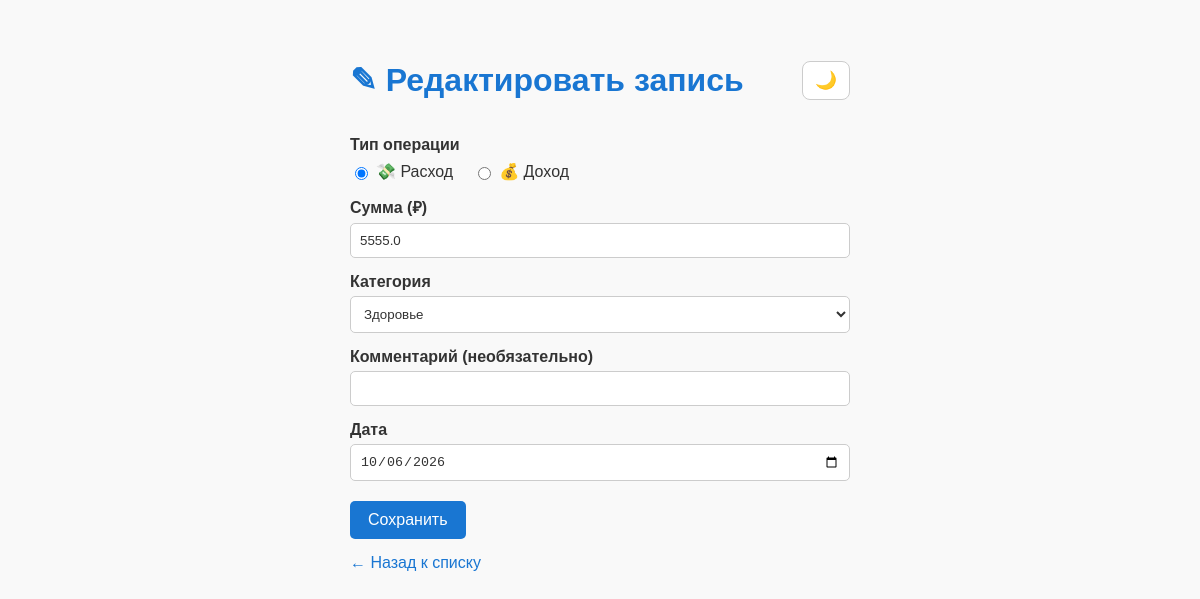
The app's page /edit/4 with its own data.
### tables this page shows
CREATE TABLE expenses (
            id INTEGER PRIMARY KEY AUTOINCREMENT,
            amount REAL NOT NULL,
            category TEXT NOT NULL,
            comment TEXT,
            date TEXT NOT NULL
        , type TEXT NOT NULL DEFAULT 'expense');

### app.py (the view, shortened to what this page needs)
@app.route("/edit/<int:expense_id>", methods=["GET", "POST"])
def edit(expense_id):
    conn = get_db()
    expense = conn.execute("SELECT * FROM expenses WHERE id = ?", (expense_id,)).fetchone()
    if expense is None:
        conn.close()
        return "Запись не найдена", 404
    conn.close()
    return render_template("add.html", expense=expense)

### app.py (called while the page is built)
def get_db():
    conn = sqlite3.connect(DB_NAME)
    conn.row_factory = sqlite3.Row
    return conn

### templates/add.html (shortened to what this page needs)
<!DOCTYPE html>
<html lang="ru">
<head>
</head>
<body>
    <div class="header-row">
        <h1>{% if expense %}✎ Редактировать{% else %}➕ Добавить{% endif %} запись</h1>
        <button class="theme-toggle" id="themeToggle" onclick="toggleTheme()">🌙</button>
    </div>
    <form method="post">
        <label>Тип операции</label>
        <div class="radio-group">
            <label>
                <input type="radio" name="type" value="expense"
                       {% if not expense or expense.type == "expense" %}checked{% endif %}>
                💸 Расход
            </label>
            <label>
                <input type="radio" name="type" value="income"
                       {% if expense and expense.type == "income" %}checked{% endif %}>
                💰 Доход
            </label>
        </div>
        <label>Сумма (₽)</label>
        <input type="number" name="amount" step="0.01" min="0" required
               value="{{ expense.amount if expense else '' }}">
        <label>Категория</label>
        <select name="category" required>
            {% set cats = ['Еда', 'Транспорт', 'Развлечения', 'Жильё', 'Здоровье',
                           'Зарплата', 'Фриланс', 'Подарок', 'Другое'] %}
            {% for cat in cats %}
                <option value="{{ cat }}"
                    {% if expense and expense.category == cat %}selected{% endif %}>
                    {{ cat }}
                </option>
            {% endfor %}
        </select>
        <label>Комментарий (необязательно)</label>
        <input type="text" name="comment" maxlength="100"
               value="{{ expense.comment if expense else '' }}">
        <label>Дата</label>
        <input type="date" name="date"
               value="{{ expense.date if expense else '' }}">
        <button type="submit">{% if expense %}Сохранить{% else %}Добавить{% endif %}</button>
    </form>
    <a href="/">← Назад к списку</a>
</body>
</html>

### templates/add.html (style rules this page uses)
:root { --bg: #f9f9f9; --text: #333; --card-bg: #ffffff; --heading: #1976d2; --border: #ccc; --btn-bg: #1976d2; }
* { transition: background 0.2s, color 0.2s; }
body { font-family: Arial, sans-serif; max-width: 500px; margin: 40px auto; padding: 0 15px; background: var(--bg); color: var(--text); }
.header-row { display: flex; justify-content: space-between; align-items: center; }
h1 { color: var(--heading); }
.theme-toggle { background: var(--card-bg); border: 1px solid var(--border); color: var(--text); padding: 8px 12px; border-radius: 8px; cursor: pointer; font-size: 1.1em; }
label { display: block; margin-top: 15px; font-weight: bold; }
input, select { width: 100%; padding: 9px; margin-top: 5px; border: 1px solid var(--border); border-radius: 5px; box-sizing: border-box; background: var(--card-bg); color: var(--text); }
.radio-group { display: flex; gap: 20px; margin-top: 8px; }
.radio-group label { font-weight: normal; margin: 0; display: flex; align-items: center; gap: 5px; }
.radio-group input { width: auto; }
button[type="submit"] { margin-top: 20px; padding: 10px 18px; background: var(--btn-bg); color: white; border: none; border-radius: 5px; cursor: pointer; font-size: 1em; }
a { display: inline-block; margin-top: 15px; color: var(--heading); text-decoration: none; }

### records on screen
expenses: type "☑ 💸 Расход", type "☐ 💰 Доход", amount "5555.0", category "Здоровье", date "10/06/2026"
